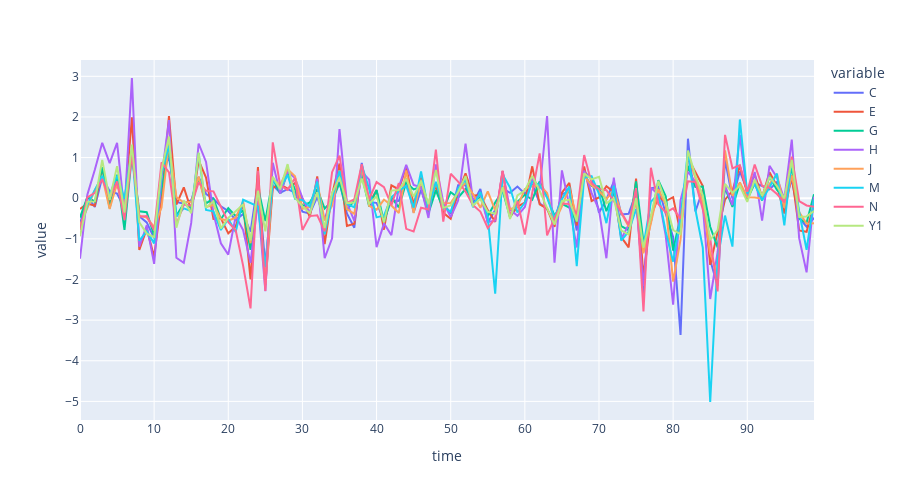
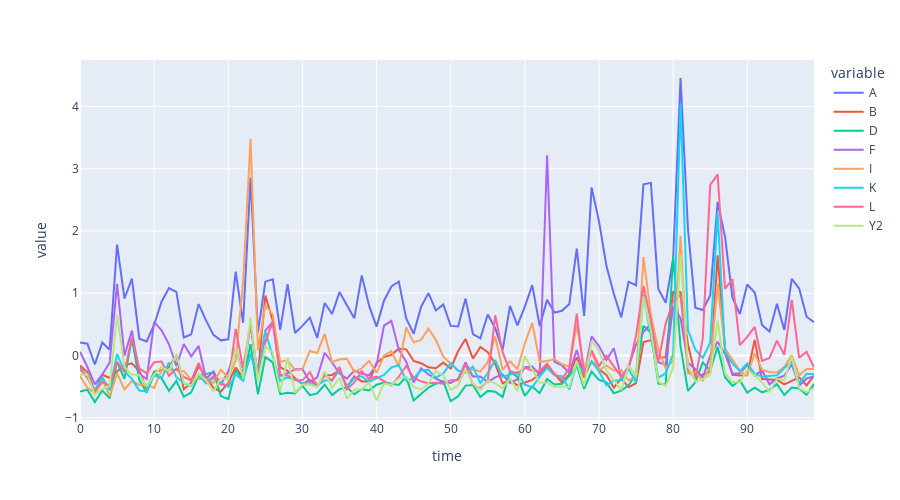

Here is the notebook cell these charts were saved with, in order:
### Markdown cell above
See how the data move overtime. Let's see the first 100 first.
- we can see `Y1` moves along with `C`, `E`, `G`, `H`, `J`, `M`, and `N`, while `Y2` moves with `A`, `B`, `D`, `F`, `I`, `K`, and `L`.

### Code cell
set1 = ["C", "E", "G", "H", "J", "M", "N", "Y1"]
set2 = ["A", "B", "D", "F", "I", "K", "L", "Y2"]

# for c in train_data.columns[1:3]:
#     fig = px.line(train_data[:100], x='time', y=c, height=400)
#     fig.show()

fig = px.line(train_data[:100], x="time", y=set1, height=500)
fig.show()
fig.show("png", width=1800, height=500)

fig = px.line(train_data[:100], x="time", y=set2, height=500)
fig.show()
fig.show("png", width=1800, height=500)
